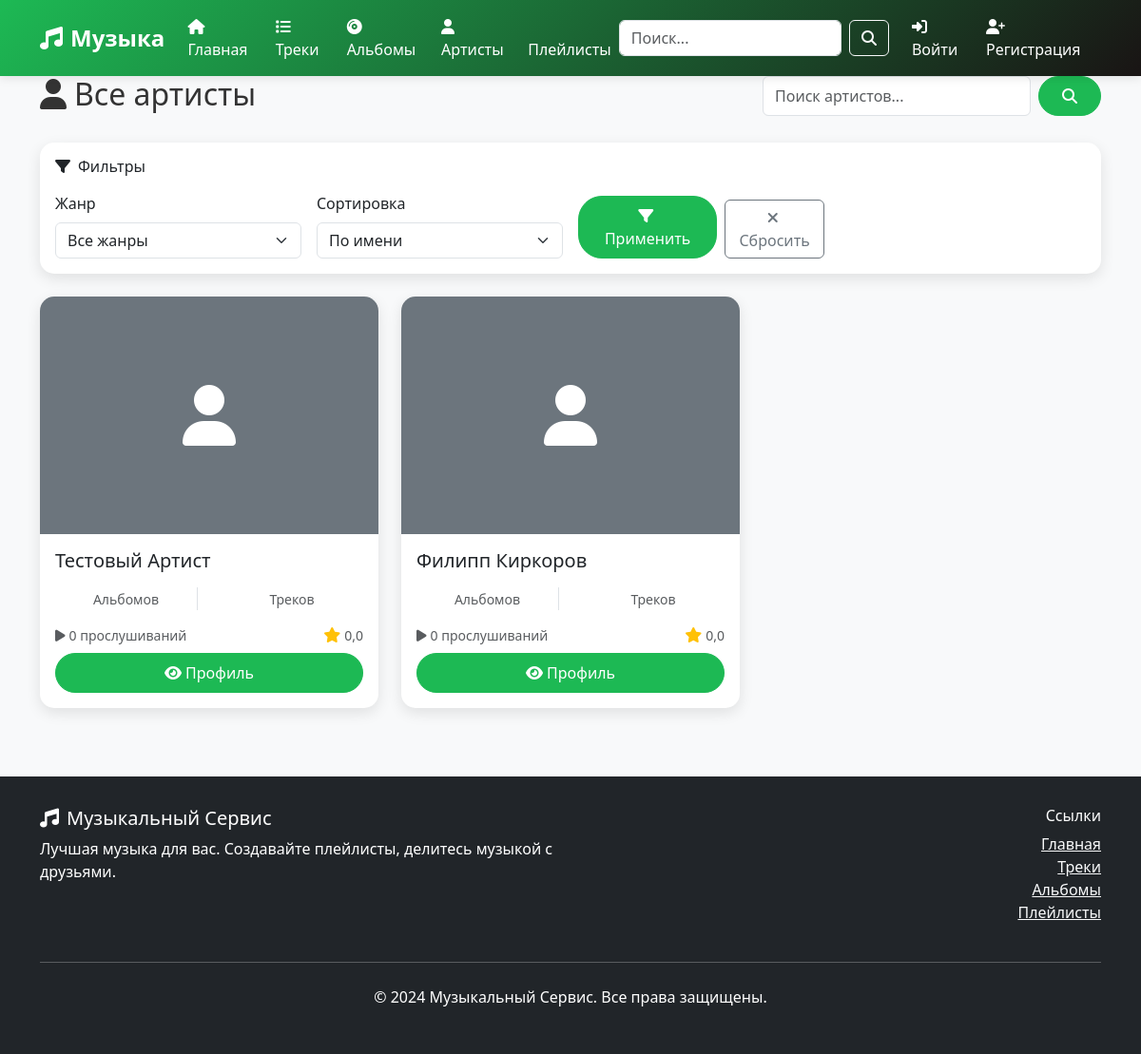
Screenshot of /artists/ with the database file from the repository.
### music/models.py (models this page shows, shortened)
class Artist(models.Model):
    id = models.UUIDField(primary_key=True, default=uuid.uuid4, editable=False)
    name = models.CharField(max_length=200, verbose_name='Имя артиста')
    avatar = models.ImageField(upload_to='artists/', null=True, blank=True, verbose_name='Аватар')
    biography = models.TextField(blank=True, verbose_name='Биография')
    artist_role = models.CharField(max_length=100, blank=True, verbose_name='Роль артиста')
    class Meta:
        db_table = 'артисты'
        verbose_name = 'Артист'
        verbose_name_plural = 'Артисты'

### music/views.py (the view)
# urls.py: path('artists/', views.artist_list, name='artist_list'),
def artist_list(request):
    query = request.GET.get('q', '')
    artists = Artist.objects.all()
    if query:
        artists = artists.filter(name__icontains=query)
    artists = artists.order_by('name')
    paginator = Paginator(artists, 12)
    page_number = request.GET.get('page')
    page_obj = paginator.get_page(page_number)
    context = {
        'artists': page_obj,
        'query': query,
    }
    return render(request, 'music/artist_list.html', context)

### music/templates/music/artist_list.html (shortened to what this page needs)
{% extends 'music/base.html' %}
{% block content %}
<div class="container">
    <div class="row mb-4">
        <div class="col-md-8">
            <h1 class="h2">
                <i class="fas fa-user me-2"></i>Все артисты
            </h1>
        </div>
        <div class="col-md-4">
            <form method="GET" action="{% url 'music:artist_list' %}" class="d-flex">
                <input type="text" class="form-control me-2" name="q" placeholder="Поиск артистов..."
                       value="{{ request.GET.q }}" aria-label="Search">
                <button class="btn btn-primary" type="submit">
                    <i class="fas fa-search"></i>
                </button>
            </form>
        </div>
    </div>
    <div class="row mb-4">
        <div class="col-12">
            <div class="card">
                <div class="card-body">
                    <h6 class="card-title mb-3">
                        <i class="fas fa-filter me-2"></i>Фильтры
                    </h6>
                    <form method="GET" action="{% url 'music:artist_list' %}" class="row g-3">
                        <div class="col-md-3">
                            <label for="genre" class="form-label">Жанр</label>
                            <select class="form-select" id="genre" name="genre">
                                <option value="">Все жанры</option>
                            </select>
                        </div>
                        <div class="col-md-3">
                            <label for="sort" class="form-label">Сортировка</label>
                            <select class="form-select" id="sort" name="sort">
                                <option value="name" {% if request.GET.sort == 'name' %}selected{% endif %}>По имени</option>
                            </select>
                        </div>
                        <div class="col-md-3 d-flex align-items-end">
                            <button type="submit" class="btn btn-primary me-2">
                                <i class="fas fa-filter me-1"></i>Применить
                            </button>
                            <a href="{% url 'music:artist_list' %}" class="btn btn-outline-secondary">
                                <i class="fas fa-times me-1"></i>Сбросить
                            </a>
                        </div>
                    </form>
                </div>
            </div>
        </div>
    </div>
    <div class="row">
        {% for artist in artists %}
            <div class="col-lg-4 col-md-6 mb-4">
                <div class="card h-100">
                    {% if artist.photo_url %}
                        <img src="{{ artist.photo_url }}" class="card-img-top" alt="{{ artist.name }}" style="height: 250px; object-fit: cover;">
                    {% else %}
                        <div class="card-img-top bg-secondary d-flex align-items-center justify-content-center" style="height: 250px;">
                            <i class="fas fa-user fa-4x text-white"></i>
                        </div>
                    {% endif %}
                    <div class="card-body d-flex flex-column">
                        <h5 class="card-title">{{ artist.name }}</h5>
                        <div class="mb-3">
                            <div class="row text-center">
                                <div class="col-6">
                                    <div class="border-end">
                                        <small class="text-muted">Альбомов</small>
                                    </div>
                                </div>
                                <div class="col-6">
                                    <small class="text-muted">Треков</small>
                                </div>
                            </div>
                        </div>
                        <div class="mt-auto">
                            <div class="d-flex justify-content-between align-items-center mb-2">
                                <small class="text-muted">
                                    <i class="fas fa-play me-1"></i>{{ artist.play_count|default:0 }} прослушиваний
                                </small>
                                <div class="d-flex align-items-center">
                                    <i class="fas fa-star text-warning me-1"></i>
                                    <small class="text-muted">{{ artist.average_rating|default:"0.0"|floatformat:1 }}</small>
                                </div>
                            </div>
                            <div class="d-flex gap-2">
                                <a href="{% url 'music:artist_detail' artist.pk %}" class="btn btn-primary flex-fill">
                                    <i class="fas fa-eye me-1"></i>Профиль
                                </a>
                            </div>
                        </div>
                    </div>
                </div>
            </div>
        {% endfor %}
    </div>
</div>
{% endblock %}

### music/templates/music/base.html (style rules this page uses)
:root { --primary-color: #1db954; --secondary-color: #191414; --accent-color: #ff6b6b; --text-color: #333; --light-bg: #f8f9fa; --dark-bg: #212529; }
body { font-family: 'Segoe UI', Tahoma, Geneva, Verdana, sans-serif; background-color: var(--light-bg); color: var(--text-color); }
.card { border: none; border-radius: 15px; box-shadow: 0 5px 15px rgba(0,0,0,0.1); transition: transform 0.3s ease, box-shadow 0.3s ease; overflow: hidden; }
.card-img-top { height: 200px; object-fit: cover; }
.btn-primary { background-color: var(--primary-color); border-color: var(--primary-color); border-radius: 25px; padding: 0.5rem 1.5rem; font-weight: 500; transition: all 0.3s ease; }

### rows the page displays
Artist: name "Тестовый Артист", play_count "0", average_rating "0,0"
Artist: name "Филипп Киркоров", play_count "0", average_rating "0,0"
